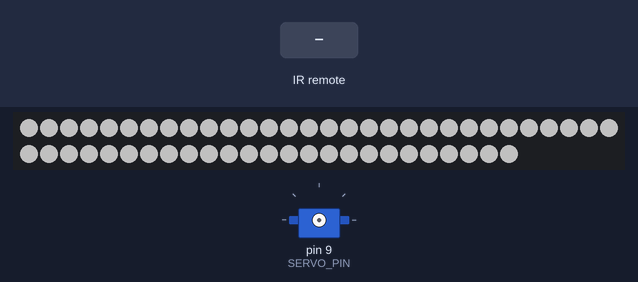
Recording of a sketch running on a simulated Arduino Uno, built with avr-gcc and run on an emulated ATmega328P. Shown: 55 RGB LEDs in strip order, left to right, continuing on the next row, servo. The inputs (shaded band) are chosen by the test bench. Dim RGB values are drawn brighter than linear.

Above: at 5.7 s.
7.3 s: infrared code 0xC84F2B received
At 8.1 s:
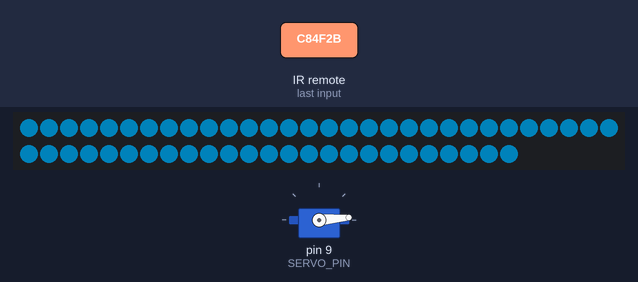
8.8 s: infrared code 0x22F481A received
At 9.6 s:
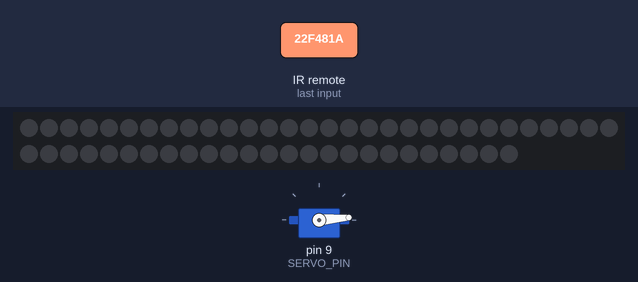
Timing chart, 0 to 11.8 s (numbered marks = the images above; inputs shaded):
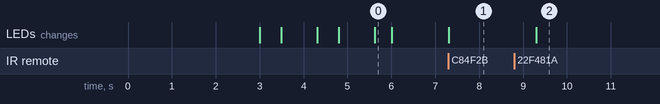

Measured:
- after the input at 7.3 s, the LEDs: change at once (image 1)
- after the input at 8.8 s, the LEDs: change after 0.50 s (image 2)

The sketch:

ES-Projekt-Receiver.ino
```cpp
/**
 * Receiver with indicator light and movable handle
 *
 * Purpose:
 *    Move a Servo up or down
 *    Turn on and off LED Strip
 *    Give the LED Strip a simple pattern on booting
 * How it works:
 *    By checking if a message from an 433 MHz receiver is available and right, a global variable is set.
 *    If the variable is true the servo turns and the LED Strip is activated.
 *    If the variable is false the servo is turning in the opposite direction and the LED Strip is reset.
 *    To secure the servo, maximal and minimal values have to be set
 *    To control the LED Strip the library 'FastLED' is used
 */

#include <RCSwitch.h>
#include <Servo.h>
#include <FastLED.h>

#define DEBUG 0
#define RECEIVER_PIN 0
#define SERVO_PIN 9
#define LED_PIN 6
#define NUM_LEDS 55

//variables for receiver
RCSwitch mySwitch = RCSwitch();
int startSignal = 13127467;
int stopSignal = 36653082;

//variables for servo
Servo myServo;          // create servo object to control a servo
float myServoPos = 0;   // variable to store the servo position
int upPos = 5;
int downPos = 48;

//variables for LED strip
CRGB leds[NUM_LEDS];
CRGB ledColor = CRGB(0, 155, 220);

bool activeCall = false;
bool currentState = false;

void setup() {
  delay( 3000 ); // power-up safety delay
  if (DEBUG) {
    Serial.begin(9600);
    Serial.println("Start");
  }

  //setup receiver
  mySwitch.enableReceive(RECEIVER_PIN);  // Receiver on interrupt 0 => that is pin #2

  //setup LED strip
  LEDS.addLeds<WS2812, LED_PIN, GRB>(leds, NUM_LEDS);
  LEDS.setBrightness(84);

  bool startUpFinished = false;
  long stopTime = millis() + 3000;
  while (!startUpFinished) {
    lightOn(true);
    startUpFinished = millis() > stopTime;
  }
  lightOff();

  // setup servo
  // servo has no initial serup. it will be attatched only if its in up-Position and detached for its down position

  if(DEBUG)Serial.println("setup finish");
}

void loop() {
  // check status and maybe update it.
  if (mySwitch.available()) {
    int value = mySwitch.getReceivedValue();
    if(DEBUG)Serial.println(value);
    if (value == 0) {
      Serial.print("Unknown encoding");
    } else if (value == startSignal) {
      activeCall = true;
    } else if (value == stopSignal) {
      activeCall = false;
    } else {
      if(DEBUG)Serial.println("Unknown message");
    }
    mySwitch.resetAvailable();
  }

  // if status has changed
  if (activeCall != currentState) {
    if (activeCall) {
      lightOn(false);
      moveHandleUp();
      if(DEBUG)Serial.print("active Call");
    } else {
      moveHandleDown();
      lightOff();
      if(DEBUG)Serial.print("No Call");
    }
      currentState = activeCall;
  }
}

/**
 * Move phone handle up
 */
void moveHandleUp() {
  if (myServoPos != upPos) {
    myServoPos = upPos;
    myServo.attach(SERVO_PIN);
    myServo.write(upPos);
    delay(500);
  }
}

/**
 * Move phone handle down
 */
void moveHandleDown() {
  if (myServoPos != downPos) {
    myServoPos = downPos;
    myServo.detach(); // the handle will freely move down by gravity
    delay(500);
  }
}

/**
 * Turn on LED Strip
 */
void lightOn(bool startup) {
  if (startup) {
    static uint8_t startIndex = 0;
    startIndex = startIndex + 1; /* motion speed */
    FillLEDsFromPaletteColors(startIndex);
  } else {
    fill_solid(leds, NUM_LEDS, ledColor);
  }
  FastLED.show();
}

/**
 * Clear whole LED Strip
 */
void lightOff() {
  FastLED.clear();
  FastLED.show();
}

/**
 * A way to make pattern move along the LEDs
 */
void FillLEDsFromPaletteColors( uint8_t colorIndex)
{
  uint8_t brightness = 255;

  for ( int i = 0; i < NUM_LEDS; i++) {
    leds[i] = ColorFromPalette( SetupBlackAndWhiteStripedPalette(), colorIndex, brightness, LINEARBLEND);
    colorIndex += 1;
  }
}

/**
 * FastLEDs way of creating color pattern
 */
CRGBPalette16 SetupBlackAndWhiteStripedPalette()
{
  CRGBPalette16 currentPalette;
  // 'black out' all 16 palette entries...
  fill_solid( currentPalette, 16, CRGB::Black);
  // and set every fourth one to white.
  currentPalette[0] = CRGB::White;
  currentPalette[1] = CRGB::White;
  currentPalette[2] = CRGB::White;
  currentPalette[3] = CRGB::White;
  currentPalette[4] = CRGB::White;
  currentPalette[5] = CRGB::White;
  return currentPalette;
}
```
